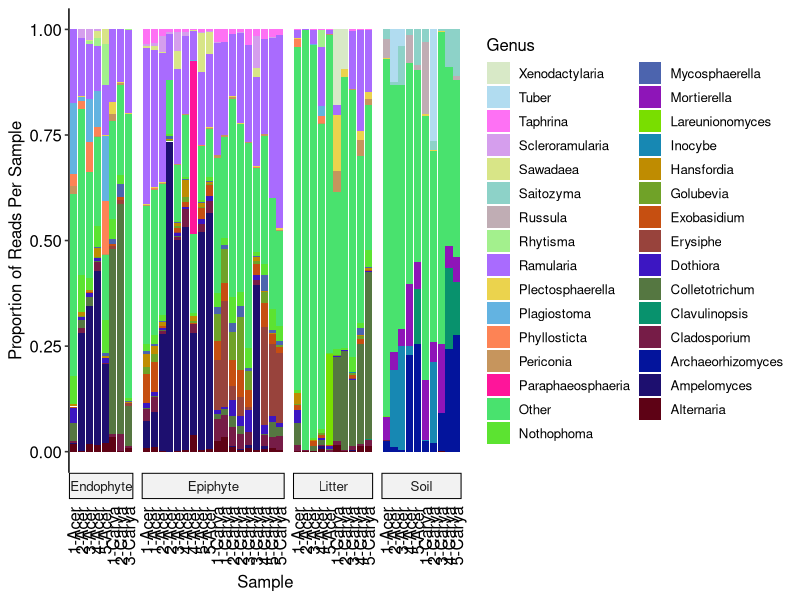
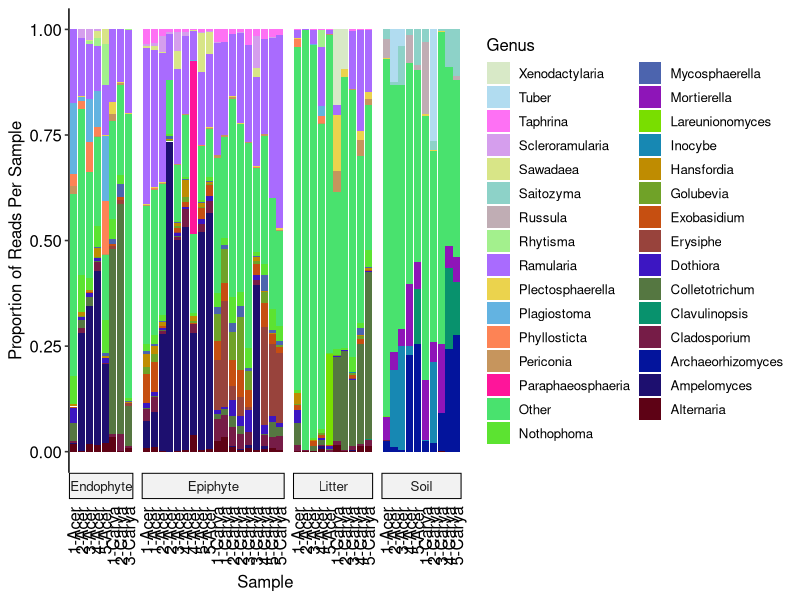

Write the R code that produced these figures, in order.
library(ggplot2)
library(ggpubr)
library(dplyr)
library(tidyr)

setwd("C:/Users/julia/OneDrive - Michigan State University/Documents/MSU/Undergrad/Fall 2018/PLP 847/miseq_dat/Leaf_litter_communities")
wts_wo_negs <- c(rep(18,18), rep(10,10), rep(8, 8), rep(10, 10)) # Vector for weighting abundance by number of samples per substrate
map_wo_negs <- as.matrix(read.csv("./Data/DEM_map_wo_negs.csv", stringsAsFactors = F))
rare_otu <- as.matrix(read.csv("./Data/Rare_otu_table.csv"))
colnames(map_wo_negs) <- map_wo_negs["SampleID",]
colnames(rare_otu) <- map_wo_negs["SampleID",]
taxa_table <- read.delim("./Data/consensus_taxonomy_constax.txt") # Load CONSTAX classifications
rownames(taxa_table) <- taxa_table$OTU_ID # Rename rows with the OTU_ID

prop_otu_dat <- rare_otu # Assign the table to new df to maintain shape

for (i in 1:dim(rare_otu)[2]){ # for each column
  prop_otu_dat[,i] <- rare_otu[,i]/(sum(rare_otu[,i])*wts_wo_negs[i]) # Calculate proportions and scale by # of samples per substrate
}
prop_otu_dat <- as.data.frame(prop_otu_dat) # Convert matrix to df
prop_otu_dat$OTU_name <- rownames(rare_otu) # Same rownames as OTU table
taxa_tab_trim <- taxa_table[rownames(rare_otu),] # Reorder taxa table by otu table order
prop_otu_dat <- cbind(prop_otu_dat, taxa_tab_trim) # Combine dataframes
colnames(prop_otu_dat)
prop_otu_long <- prop_otu_dat %>% # Pivot by sample name to make long
  pivot_longer(cols=starts_with("2"), names_to="Sample")

# prop_otu_long # check df
genus_tab <- prop_otu_long %>% group_by(Genus) %>% summarize(wt_read_count = sum(value)) # Create df grouped by genus
genus_tab <- arrange(genus_tab, desc(wt_read_count)) # Reorder based on abundance
genus_top <- genus_tab %>% top_n(30) # Take top 30 genera, using weighted abundance/read count
if ("" %in% genus_top$Genus){ # If unnamed is in the top 30, drop it
  genus_top <- genus_tab %>% top_n(31)
  genus_top <- genus_top[genus_top$Genus != "",]
}
# genus_top # check table
colnames(prop_otu_long)
prop_long_gen_filt <- prop_otu_long %>% # take proportions for samples in top 30 genera
  select(Genus, Sample, value) %>%
  filter(Genus %in% genus_top$Genus)
# prop_long_gen_filt # Check prop table

other_tab <- prop_otu_long %>% # Table for the sum of the other genera
  filter(!(Genus %in% genus_top$Genus)) %>%
  group_by(Sample) %>%
  summarize(value = sum(value))

other_tab$Genus <- rep("Other", dim(other_tab)[1]) # Set name to other

prop_long_gen_filt <- rbind(prop_long_gen_filt, other_tab) # Add "Other" table to proportion table
subs <- vector(length = dim(prop_long_gen_filt)[1])
sites <- subs
hosts <- subs
short <- subs
for (i in 1:dim(prop_long_gen_filt)[1]){
  subs[i] <- map_wo_negs["Substrate", prop_long_gen_filt$Sample[i]]
  sites[i] <- map_wo_negs["Site", prop_long_gen_filt$Sample[i]]
  hosts[i] <- map_wo_negs["Plant_species", prop_long_gen_filt$Sample[i]]
  short[i] <- map_wo_negs["Short_name", prop_long_gen_filt$Sample[i]]
}
prop_long_gen_filt <- prop_long_gen_filt %>%
  mutate(Substrate = subs,
         Site = sites,
         Host = hosts,
         Name = paste(Site,
                      unlist(strsplit(Host, " "))[c(T, F)],
                      sep = "-")) %>%
  arrange(Substrate, Host, Site)

lookup <- tibble(Sample = unique(prop_long_gen_filt$Sample)) %>%
  mutate(ind = row_number())
lookup
prop_long_gen_filt <- prop_long_gen_filt %>%
  inner_join(., lookup)

palette_CB9 <- c('#5e0215', '#1d0f6f', '#03149c', '#761c47', '#08926d', '#557741', # Custom color pallete for 31 samples
                 '#3c16c2', '#98433c', '#c64f11', '#70a228', '#bf8c01', '#1788b3',
                 '#79de00', '#8e15b8', '#4c64ae', '#5ce331', '#49e26e', '#fe159a',
                 '#c6955d', '#fd8355', '#63b3e1', '#ebd34d', '#a96bfe', '#a3f08d',
                 '#c0adb4', '#8dd2c8', '#d8e587', '#d59eed', '#fe71f4', '#b1dcf0',
                 '#d8e9c7')
colnames(prop_long_gen_filt)
facet_labs <- c(Epi = "Epiphyte", Endo = "Endophyte", Lit = "Litter", Soil = "Soil") # Change facet labels
prop_long_gen_filt
genus_barplot <- ggplot(prop_long_gen_filt, # Ggplot barplot of proportions
                        aes(x = reorder(Sample, ind), y = value, fill = Genus)) +
  geom_bar(position = position_fill(reverse=TRUE), stat="identity") + # Stacked bars
  scale_x_discrete(#limits = prop_long_gen_filt$Sample,
                   breaks = prop_long_gen_filt$Sample, # Replace sample names with shortened sample descriptions
                   labels = prop_long_gen_filt$Name) +
  facet_grid(~Substrate,
            switch = "x",
            scales = "free_x",
            space = "free_x",
            labeller = labeller(Substrate=facet_labs)) +
  theme_pubr() +
  scale_fill_manual(values= palette_CB9) + # Use palette
  
  ylim(0,1) +
  labs(y = "Proportion of Reads Per Sample", fill = "Genus", x = "Sample") + # Change variable labels
  theme(legend.position = "right", # Legend, ticks, and text adjustments
        axis.line.x.bottom = element_blank(),
        axis.ticks.x = element_blank(),
        axis.text.x = element_text(angle=90, vjust=0.5, hjust=1)) +
  guides(fill = guide_legend(reverse = TRUE)) # Reverse legend to match

genus_barplot # Show plot

ggsave("./Figures/top30_genera_gg_constax.png", genus_barplot, width=14, height = 8, units="in") # Save plot
